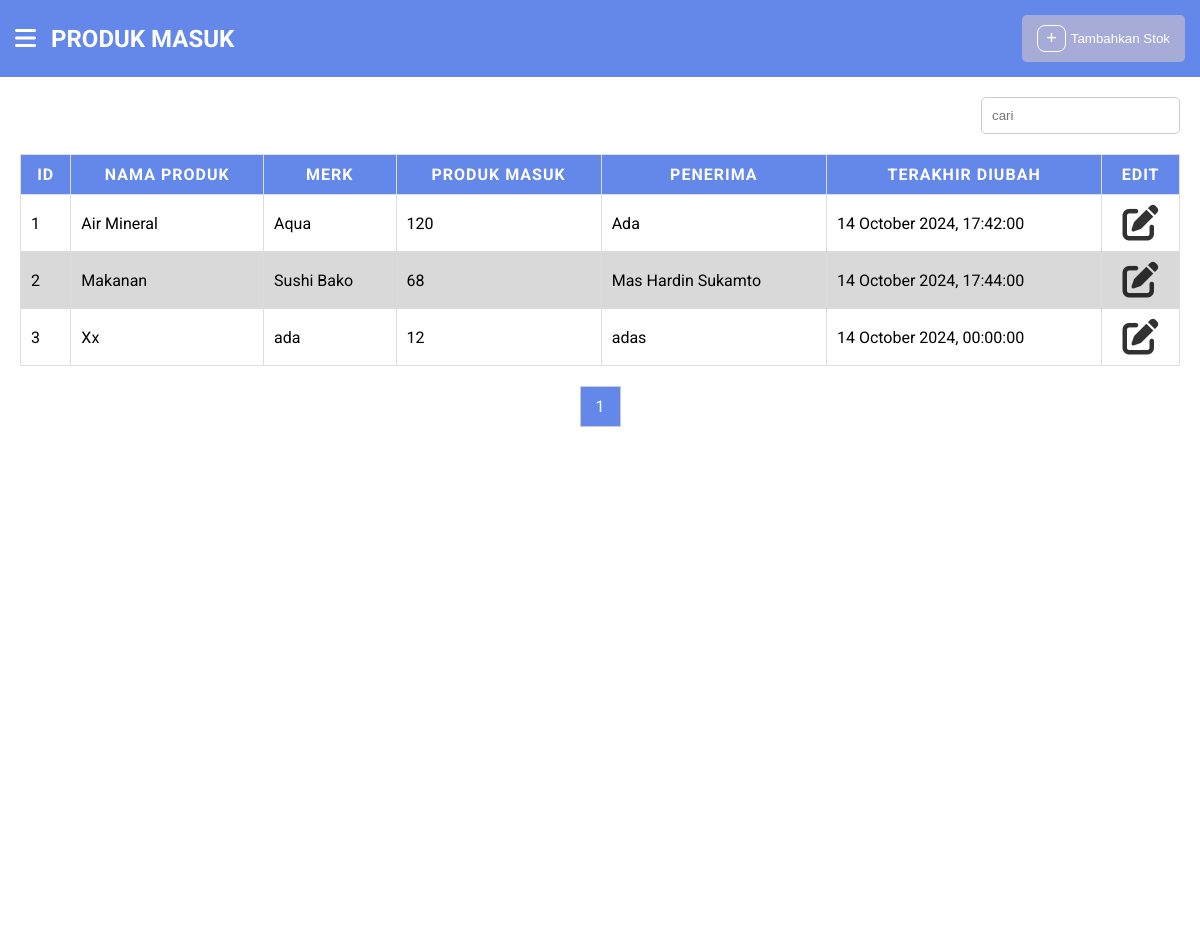
The app's page /produk_masuk.php (signed in), older data.
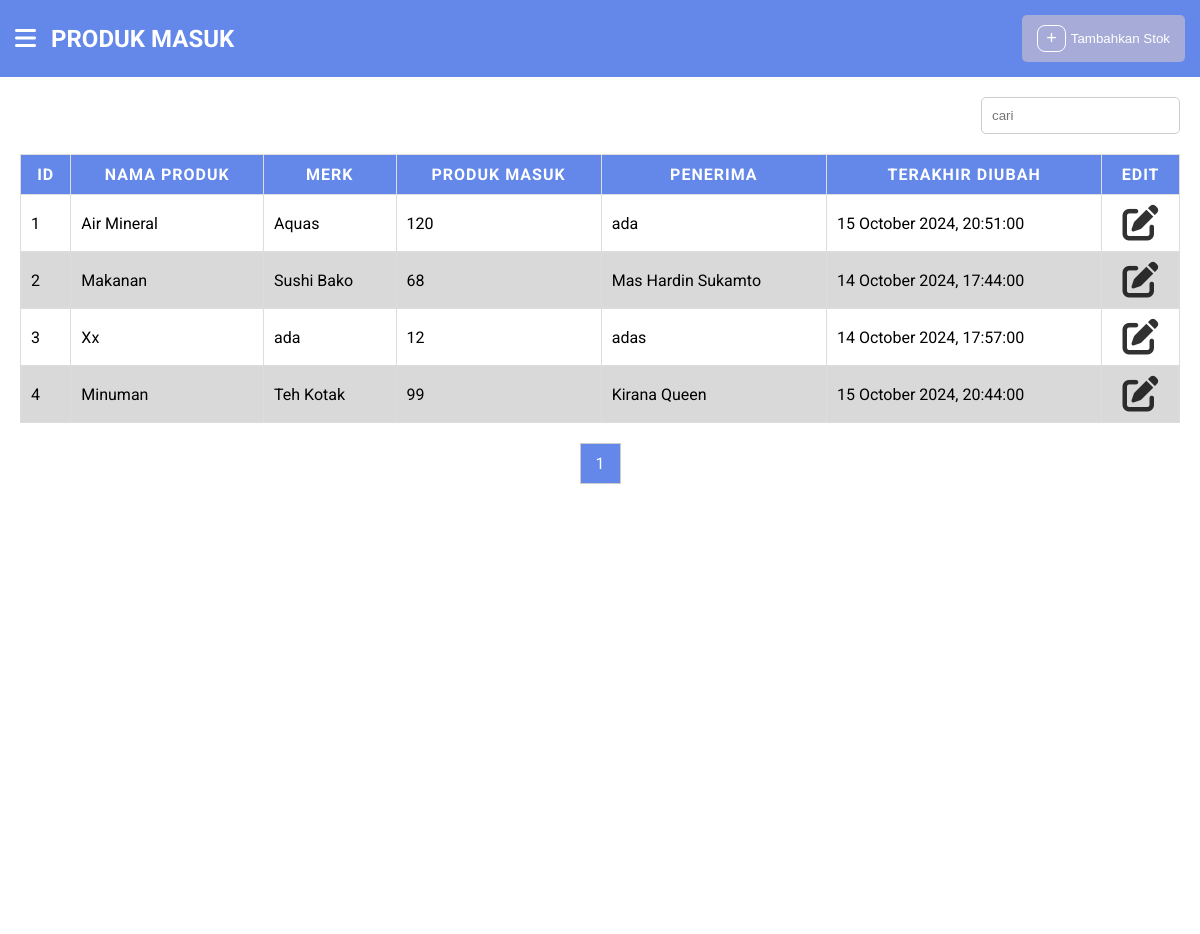
The same page, newer data.
### tables this page shows
CREATE TABLE `produk` (
  `id` int(11) NOT NULL AUTO_INCREMENT,
  `nama_produk` varchar(255) NOT NULL,
  `merk` varchar(255) NOT NULL,
  `produk_masuk` int(11) DEFAULT 0,
  `produk_keluar` int(11) DEFAULT 0,
  `jumlah` int(11) DEFAULT 0,
  `penerima_barang` varchar(255) DEFAULT NULL,
  `penerima_barang_keluar` varchar(255) DEFAULT NULL,
  `alasan_keluar` enum('Terjual','Expired') DEFAULT NULL,
  `waktu` time DEFAULT NULL,
  `tanggal` date NOT NULL,
  PRIMARY KEY (`id`)
);

### produk_masuk.php (the view, shortened to what this page needs)
<?php
include 'db.php';
$search = isset($_GET['search']) ? mysqli_real_escape_string($conn, $_GET['search']) : '';
$limit = 5;
$page = isset($_GET['page']) ? (int)$_GET['page'] : 1;
$offset = ($page - 1) * $limit;
$totalResult = mysqli_query($conn, "SELECT COUNT(*) as total FROM produk WHERE nama_produk LIKE '%$search%'");
$totalData = mysqli_fetch_assoc($totalResult)['total'];
$sql = "SELECT id, nama_produk, merk, produk_masuk, tanggal, penerima_barang, waktu FROM produk WHERE
        nama_produk LIKE '%$search%'
        LIMIT $limit OFFSET $offset";
$result = mysqli_query($conn, $sql);
?>
<!DOCTYPE html>
<html lang="en">
<head>
  <link rel="stylesheet" href="css/prodmasuk.css">
  <link rel="stylesheet" href="https://cdnjs.cloudflare.com/ajax/libs/font-awesome/6.0.0-beta3/css/all.min.css">
</head>
<body>
  <div class="dashboard-header">
    <div class="hamburger">
      <i class="fas fa-bars" id="hamburger-icon"></i>
    </div>
    <h2>PRODUK MASUK</h2>
    <a href="addstock.php" class="addstock-container">
      <button class="add-stock add-stock-button" onclick="showPopup()">
        <span class="plus-icon">+</span>
        Tambahkan Stok
      </button>
    </a>
  </div>
  <form method="GET" action="" class="search-bar" autocomplete="off">
    <input type="text" name="search" placeholder="cari" class="search-input"
      value="<?php echo htmlspecialchars($search); ?>">
  </form>
  <div class="content-wrapper">
    <table>
      <thead>
        <tr>
          <th>ID</th>
          <th>Nama Produk</th>
          <th>Merk</th>
          <th>Produk Masuk</th>
          <th>Penerima</th>
          <th>Terakhir Diubah</th>
          <th>Edit</th>
        </tr>
      </thead>
      <tbody>
        <?php
        if (mysqli_num_rows($result) > 0) {
            $i = 1;
            while ($row = mysqli_fetch_assoc($result)) {
                $tanggal = $row['tanggal'];
                $waktu = $row['waktu'];
                $datetimeString = $tanggal . ' ' . $waktu;
                $dateTime = new DateTime($datetimeString);
                $formattedDate = $dateTime->format('d F Y, H:i:s');
                echo "<tr>";
                echo "<td data-label='ID'>" . htmlspecialchars($i) . "</td>";
                echo "<td data-label='Nama Produk'>" . htmlspecialchars($row["nama_produk"]) . "</td>";
                echo "<td data-label='Merk'>" . htmlspecialchars($row["merk"]) . "</td>";
                echo "<td data-label='Produk Masuk'>" . htmlspecialchars($row["produk_masuk"]) . "</td>";
                echo "<td data-label='Penerima'>" . htmlspecialchars($row["penerima_barang"]) . "</td>";
                echo "<td data-label='Terakhir Diubah'>" . htmlspecialchars($formattedDate) . "</td>";
                echo "<td data-label='Edit'>
                        <a href='javascript:void(0);' class='edit-icon'
                           onclick='openPopup(" . htmlspecialchars($row['id']) . ", \"" . htmlspecialchars($row['nama_produk']) . "\", \"" . htmlspecialchars($row['merk']) . "\", " . htmlspecialchars($row['produk_masuk']) . ")'>
                            <i class='fas fa-edit' style='color:black; font-size: 1.5em;'></i>
                        </a>
                      </td>";
                $i++;
                echo "</tr>";
            }
        } else {
            echo "<tr><td colspan='7'>Tidak ada data yang ditemukan untuk '<strong>" . htmlspecialchars($search) . "</strong>'</td></tr>";
        }
        ?>
      </tbody>
    </table>
    <div class="pagination">
      <?php
      $totalPages = ceil($totalData / $limit);
      for ($i = 1; $i <= $totalPages; $i++) {
        if ($i == $page) {
          echo '<a class="active">' . $i . '</a>';
        } else {
          echo '<a href="?search=' . $search . '&page=' . $i . '">' . $i . '</a>';
        }
      }
      ?>
    </div>
  </div>
</body>
</html>

Row changes from the older to the newer data that the page shows:
changed produk "Air Mineral": merk "Aqua" → "Aquas"; penerima_barang "Ada" → "ada"; formattedDate "14 October 2024, 17:42:00" → "15 October 2024, 20:51:00"
changed produk "Xx": formattedDate "14 October 2024, 00:00:00" → "14 October 2024, 17:57:00"
added produk: nama_produk "Minuman", merk "Teh Kotak", produk_masuk "99", penerima_barang "Kirana Queen", formattedDate "15 October 2024, 20:44:00"
